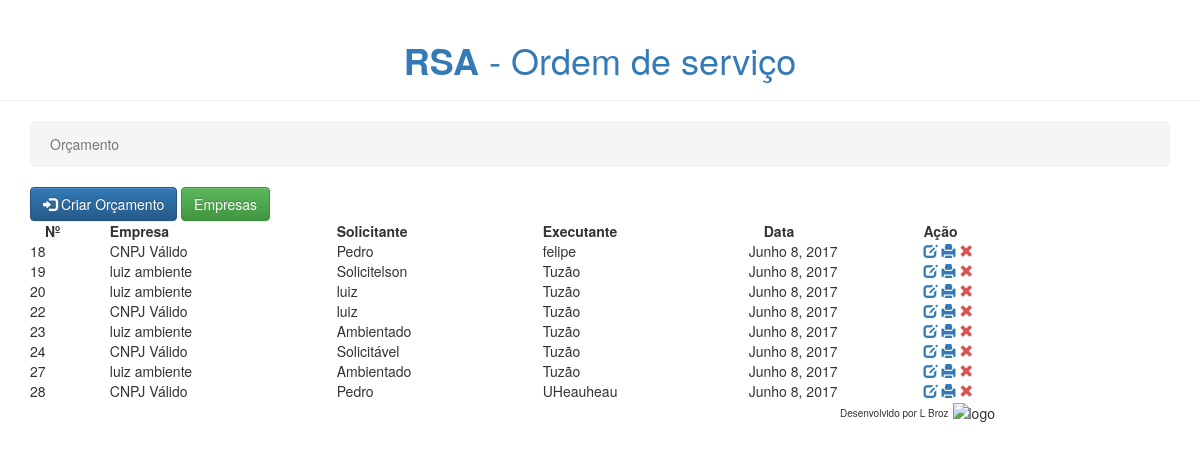
/pros/, run on an earlier commit of the app's database.
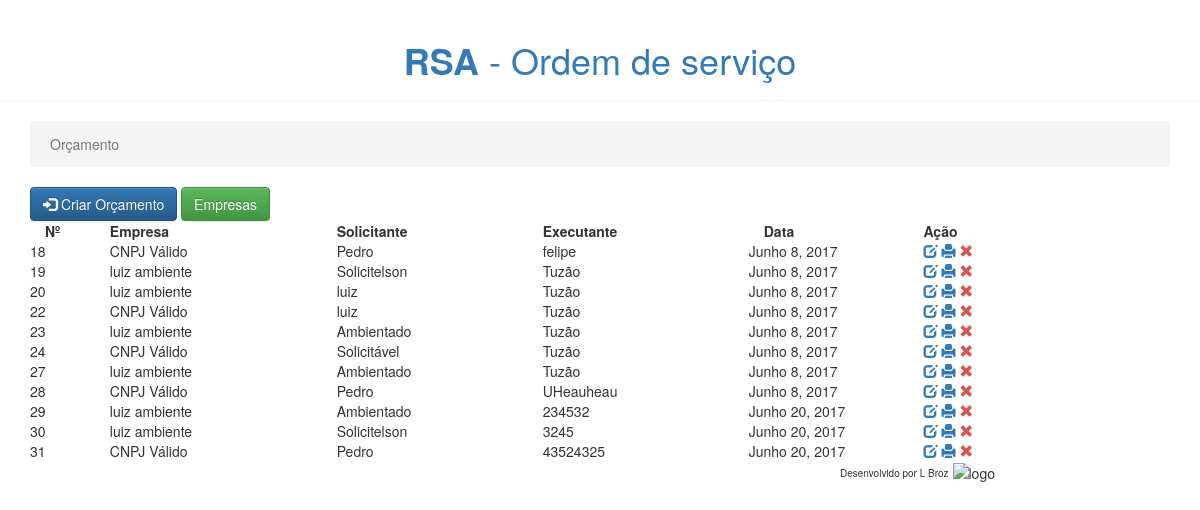
And on a later commit of the database.
### pros/models.py (models this page shows, shortened)
class Ordem(models.Model):
    empresa = models.CharField(max_length=200)
    cliente = models.CharField(max_length=200)
    arquivo = models.FileField(blank=True, null=True)
    data = models.DateField(default=datetime.now(), blank=True, null=True)
    num_nf_entrada = models.CharField(max_length=20, blank=True, null=True)
    descricao = models.CharField(max_length=512, blank=True, null=True)
    acessorios = models.CharField(max_length=200, blank=True, null=True)
    observacoes = models.CharField(max_length=200, blank=True, null=True)
    data_envio_orcamento = models.CharField(max_length=12, blank=True, null=True)
    data_aprovacao = models.CharField(max_length=12, blank=True, null=True)
    num_pedido = models.CharField(max_length=100, blank=True, null=True)
    valor = models.IntegerField(blank=True, null=True)
    executante = models.CharField(max_length=100, blank=True, null=True)
    data_liberacao = models.CharField(max_length=12, blank=True, null=True)
    num_nf_servico = models.CharField(max_length=20, blank=True, null=True)
    num_nf_vendas = models.CharField(max_length=20, blank=True, null=True)
    num_nf_devolucao = models.CharField(max_length=20, blank=True, null=True)
    responsavel_preenchimento = models.CharField(max_length=100, blank=True, null=True)

### pros/views.py (the view)
def index(request):
    ordem_list = Ordem.objects.order_by('id')
    return render(request, 'pros/index.html', {'ordem_list': ordem_list})

### pros/templates/pros/index.html (shortened to what this page needs)
<!DOCTYPE HTML>
{% extends 'pros/base.html' %}
    {% block body %}
        <header class="page-header text-center color-link-orcamento">
            <h1><strong>RSA</strong> - Ordem de serviço</h1>
        </header>
        <div class="container">
            <ul class="breadcrumb">
                <li class="active">Orçamento</li>
            </ul>
            <div id="toolbar-orcamento">
                <a type="button" class="btn btn-primary" href="{% url 'pros:cadastro_ordem' %}">
                    <i class="glyphicon glyphicon-log-in"></i> Criar Orçamento
                </a>
                <a type="button" class="btn btn-success" href="{% url 'pros:empresas' %}">
                     Empresas
                </a>
            </div>
            <table data-toggle="table"
                data-toolbar="#toolbar-orcamento"
                data-toolbar="#toolbar-empresa"
                data-search="true"
                data-sort-name="nome_empresa"
                data-sort-order="desc"
                data-pagination="true"
                data-show-footer="false"
                data-page-list="[10, 25, 50, 100, ALL]"
                data-minimum-count-columns="2"
                data-show-columns="true">
                <thead>
                    <tr>
                        <th data-field="num_ordem" class="col-md-1" data-align="center" data-sortable="true">Nº</th>
                        <th data-field="empresa" data-sortable="true">Empresa</th>
                        <th data-field="solicitante" data-sortable="true">Solicitante</th>
                        <th data-field="executante" data-sortable="true">Executante</th>
                        <th data-field="data" class="col-md-2" data-sortable="true">Data</th>
                        <th data-field="action" class="col-md-1" data-align="center">Ação</th>
                    </tr>
                </thead>
                <tbody>
                    {% for ordem in ordem_list %}
                        <tr>
                            <td class="text-overflow">{{ ordem.id }}</td>
                            <td class="text-overflow">{{ ordem.empresa }}</td>
                            <td class="text-overflow">{{ ordem.cliente }}</td>
                            <td class="text-overflow">{{ ordem.executante }}</td>
                            <td class="text-overflow">{{ ordem.data }}</td>
                            <td class="col-md-1" data-align="center">
                                <a class="edit ml10" href="update_ordem/{{ ordem.id }}" title="Edit">
                                    <i class="glyphicon glyphicon-edit color-link-ordem"></i>
                                </a>
                                <a class="imp m110 imprimir" href="imprimir_ordem/{{ ordem.id }}" title="Imprimir">
                                    <i class="glyphicon glyphicon-print"></i>
                                </a>
                                <a class="remove ml10 remove-ordem" title="Remove" data-toggle="modal" href="#"
                                   data-id="{{ ordem.id }}" data-num_pedido="{{ ordem.num_pedido }}"
                                   data-target="#ordem-del">
                                    <i class="glyphicon glyphicon-remove color-delete"></i>
                                </a>
                            </td>
                        </tr>
                    {% endfor %}
                </tbody>
            </table>
        </div>
        {% endblock body %}

What changed in the data, as far as the page shows it:
added Ordem: id "29", empresa "luiz ambiente", cliente "Ambientado", executante "234532", data "Junho 20, 2017"
added Ordem: id "30", empresa "luiz ambiente", cliente "Solicitelson", executante "3245", data "Junho 20, 2017"
added Ordem: id "31", empresa "CNPJ Válido", cliente "Pedro", executante "43524325", data "Junho 20, 2017"
